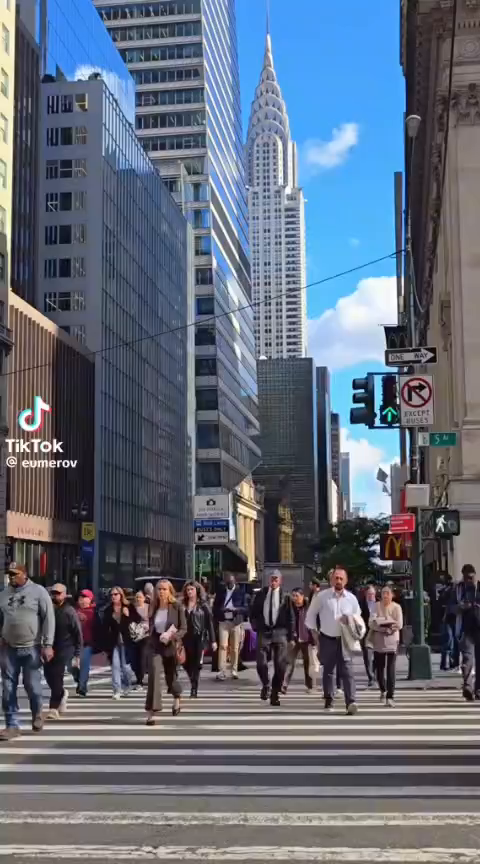
#> input picture frame 0 of Practica 4/artifacts/video/personas.mp4, 480 x 864 px, given in place of La Gran Entrevista _ Mickey Mouse.mp4, which was not available
$ python extraer_frames.py
#> lines starting #> are read from the running program, lines starting #| are printed output that depends on the picture; pictures that were not available may be replaced by others from this repository, and a replacement may not be noted
# Practica 4 - Parte 1B(b): extrae 10 frames distintos (repartidos en todo el video) y los
# guarda como imagenes. Solo extraccion, no aplica super-resolucion (eso lo hace
# mejorar_frames.py aparte, sobre esta misma carpeta).

from pathlib import Path

import cv2

VIDEO_PATH = Path(__file__).parent.parent / "artifacts" / "video" / "La Gran Entrevista _ Mickey Mouse.mp4"
OUT_DIR = Path(__file__).parent / "frames_originales"
N_FRAMES = 10

OUT_DIR.mkdir(exist_ok=True)

cap = cv2.VideoCapture(str(VIDEO_PATH))
total = int(cap.get(cv2.CAP_PROP_FRAME_COUNT))
indices = [int(total * i / N_FRAMES) for i in range(N_FRAMES)]

for i, idx in enumerate(indices):
    cap.set(cv2.CAP_PROP_POS_FRAMES, idx)
    ret, frame = cap.read()
    if not ret:
        continue
    out_path = OUT_DIR / f"frame_{i:02d}.jpg"
    cv2.imwrite(str(out_path), frame)
    print("Guardado:", out_path)
#> this loop made 10 passes
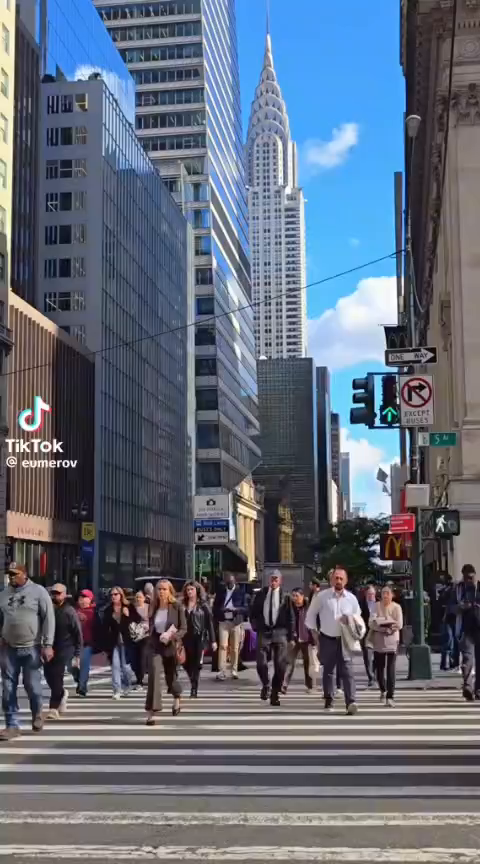
#> input picture frame 0 of Practica 4/artifacts/video/personas.mp4, 480 x 864 px, given in place of La Gran Entrevista _ Mickey Mouse.mp4, which was not available
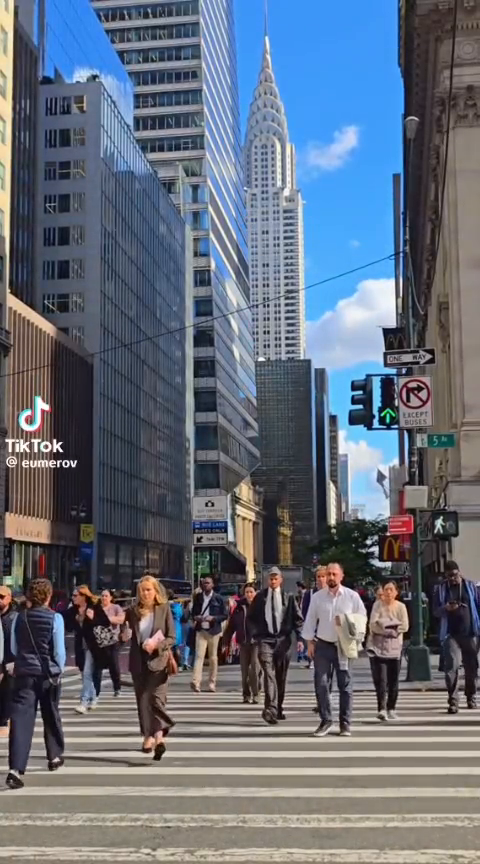
#> input picture frame 42 of Practica 4/artifacts/video/personas.mp4, 480 x 864 px, given in place of La Gran Entrevista _ Mickey Mouse.mp4, which was not available
#> pass 3, `ret, frame = cap.read()`:
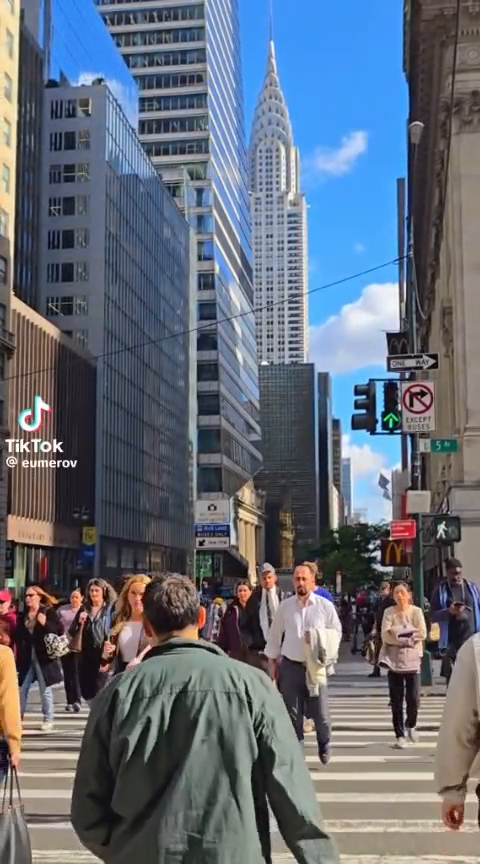
#> frame: shape (864, 480, 3); mean B, G, R 120.4, 107.9, 100

cap.release()
print(f"\n{N_FRAMES} frames guardados en {OUT_DIR}")

$ run again, starting later in the video
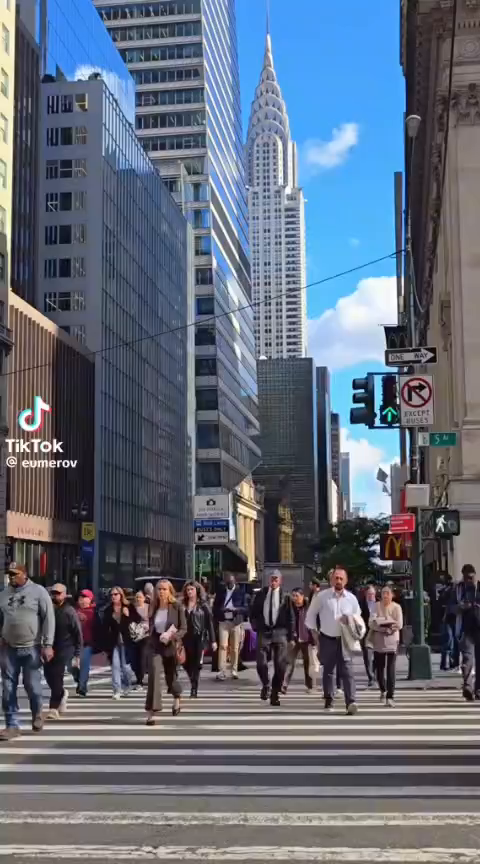
#> input picture frame 0 of Practica 4/artifacts/video/personas.mp4, 480 x 864 px, given in place of La Gran Entrevista _ Mickey Mouse.mp4, which was not available
#> the loop `for i, idx in enumerate(indices):` made 10 passes
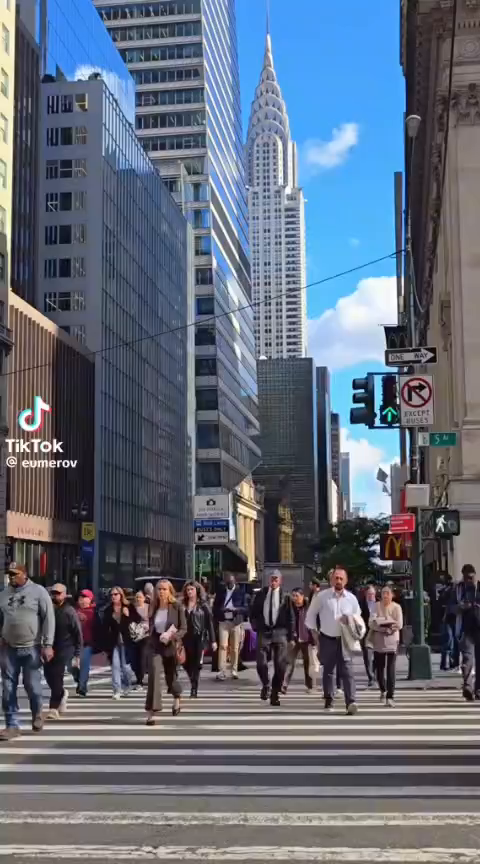
#> input picture frame 0 of Practica 4/artifacts/video/personas.mp4, 480 x 864 px, given in place of La Gran Entrevista _ Mickey Mouse.mp4, which was not available
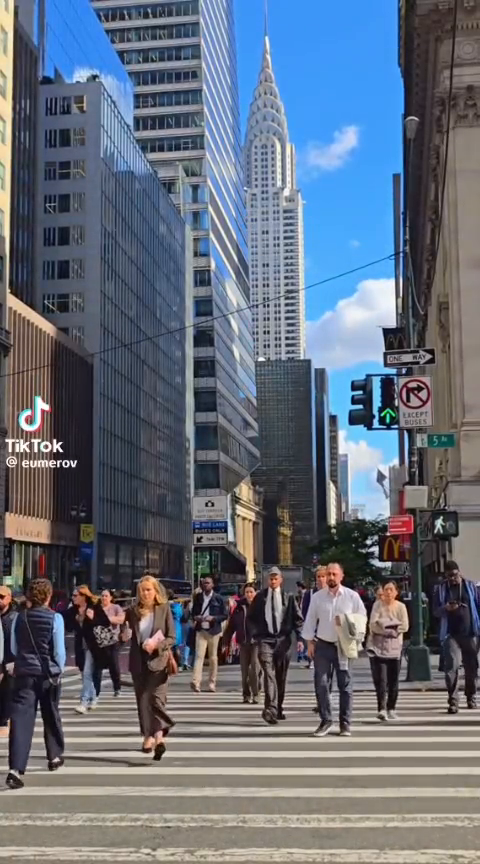
#> input picture frame 42 of Practica 4/artifacts/video/personas.mp4, 480 x 864 px, given in place of La Gran Entrevista _ Mickey Mouse.mp4, which was not available

$ run again, starting later in the video
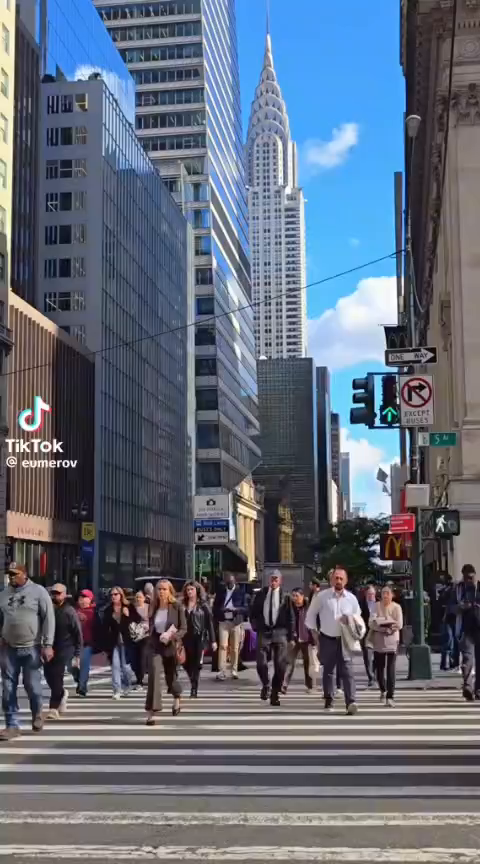
#> input picture frame 0 of Practica 4/artifacts/video/personas.mp4, 480 x 864 px, given in place of La Gran Entrevista _ Mickey Mouse.mp4, which was not available
#> the loop `for i, idx in enumerate(indices):` made 10 passes
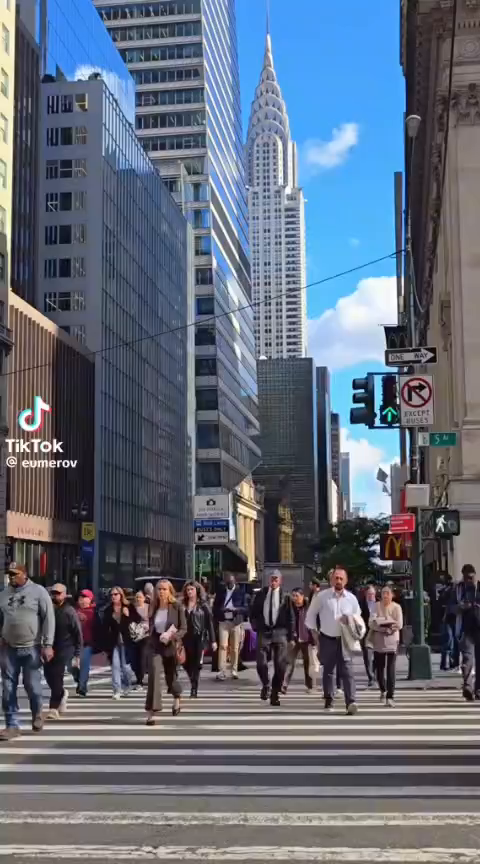
#> input picture frame 0 of Practica 4/artifacts/video/personas.mp4, 480 x 864 px, given in place of La Gran Entrevista _ Mickey Mouse.mp4, which was not available
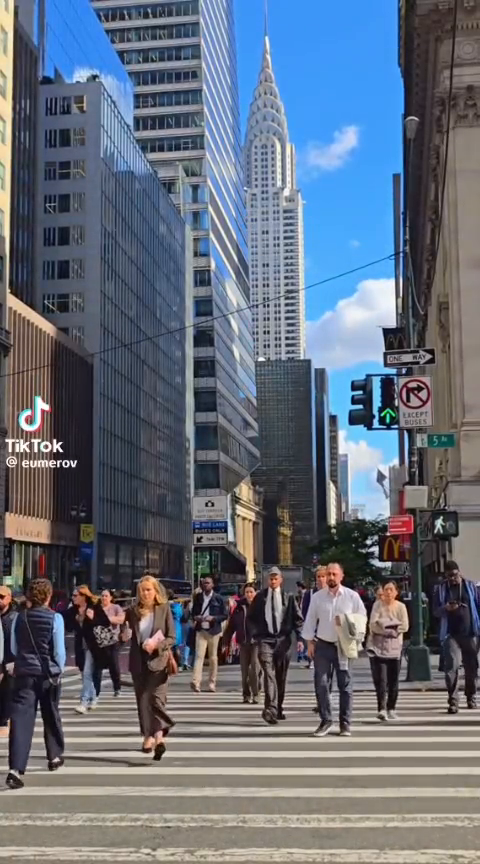
#> input picture frame 42 of Practica 4/artifacts/video/personas.mp4, 480 x 864 px, given in place of La Gran Entrevista _ Mickey Mouse.mp4, which was not available
